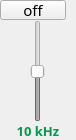
                 <widget class="QFrame" name="frame_95">
                  <property name="minimumSize">
                   <size>
                    <width>76</width>
                    <height>140</height>
                   </size>
                  </property>
                  <property name="maximumSize">
                   <size>
                    <width>76</width>
                    <height>140</height>
                   </size>
                  </property>
                  <property name="frameShape">
                   <enum>QFrame::NoFrame</enum>
                  </property>
                  <property name="frameShadow">
                   <enum>QFrame::Raised</enum>
                  </property>
                  <layout class="QVBoxLayout" name="verticalLayout_54">
                   <property name="spacing">
                    <number>0</number>
                   </property>
                   <property name="leftMargin">
                    <number>0</number>
                   </property>
                   <property name="topMargin">
                    <number>0</number>
                   </property>
                   <property name="rightMargin">
                    <number>0</number>
                   </property>
                   <property name="bottomMargin">
                    <number>0</number>
                   </property>
                   <item>
                    <widget class="QPushButton" name="switch_10000">
                     <property name="minimumSize">
                      <size>
                       <width>66</width>
                       <height>20</height>
                      </size>
                     </property>
                     <property name="maximumSize">
                      <size>
                       <width>65</width>
                       <height>20</height>
                      </size>
                     </property>
                     <property name="font">
                      <font>
                       <family>PF BeauSans Pro</family>
                       <pointsize>11</pointsize>
                       <bold>false</bold>
                      </font>
                     </property>
                     <property name="text">
                      <string>off</string>
                     </property>
                     <property name="checkable">
                      <bool>true</bool>
                     </property>
                     <property name="checked">
                      <bool>false</bool>
                     </property>
                    </widget>
                   </item>
                   <item alignment="Qt::AlignHCenter">
                    <widget class="QSlider" name="slider_10000">
                     <property name="enabled">
                      <bool>false</bool>
                     </property>
                     <property name="minimumSize">
                      <size>
                       <width>45</width>
                       <height>100</height>
                      </size>
                     </property>
                     <property name="minimum">
                      <number>-50</number>
                     </property>
                     <property name="maximum">
                      <number>50</number>
                     </property>
                     <property name="value">
                      <number>0</number>
                     </property>
                     <property name="orientation">
                      <enum>Qt::Vertical</enum>
                     </property>
                    </widget>
                   </item>
                   <item>
                    <widget class="QLabel" name="label_64">
                     <property name="font">
                      <font>
                       <family>PF BeauSans Pro</family>
                       <pointsize>10</pointsize>
                       <bold>true</bold>
                      </font>
                     </property>
                     <property name="styleSheet">
                      <string notr="true">color: #009b4a;</string>
                     </property>
                     <property name="text">
                      <string>10 kHz</string>
                     </property>
                     <property name="alignment">
                      <set>Qt::AlignHCenter|Qt::AlignTop</set>
                     </property>
                    </widget>
                   </item>
                  </layout>
                 </widget>
